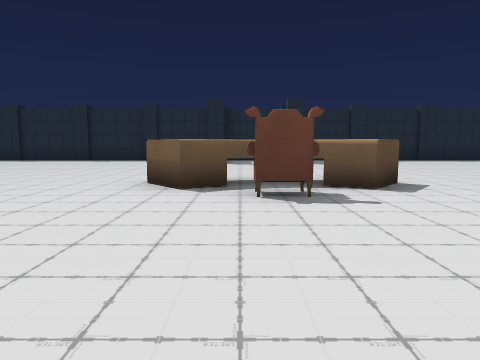
[1] (above)

18 first-person views from a walk through a scene from a Unity 3-D project. The camera is 1.2 m above the floor, tilts 6° down and sees 70° across. The floor is counted in squares, 2 m on a side. Each view is taken from the middle of a square. On the plan, view 1 faces up. The plan holds only what a view shows up to about 10 squares ahead; the rest is blank. The player is left out. Some animated figures are left out.

[2]
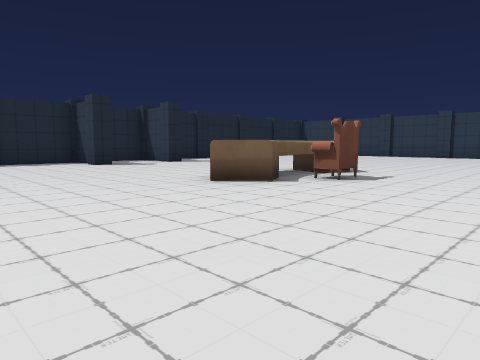

[3]
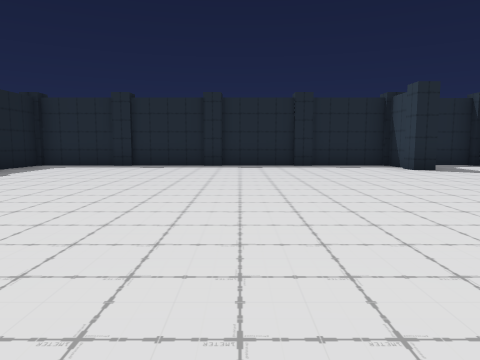

[4]
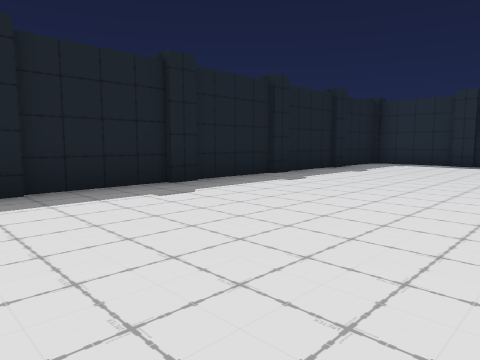

[5]
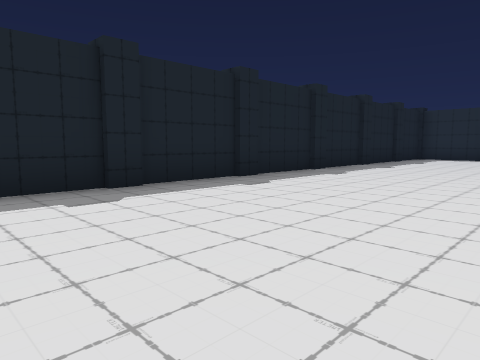

[6]
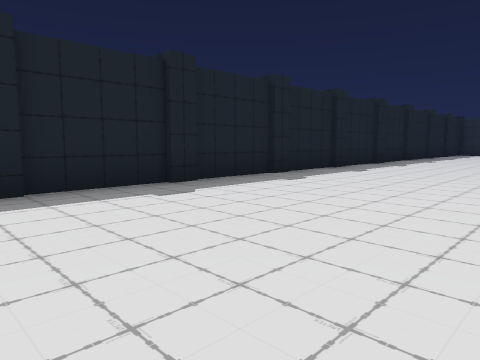

[7]
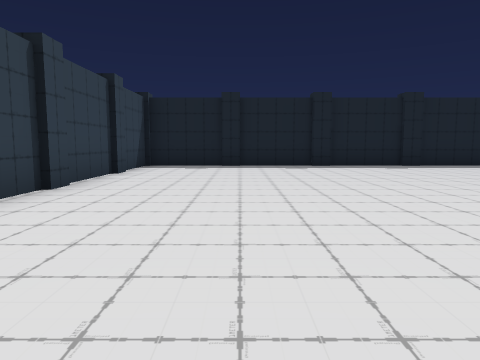

[8]
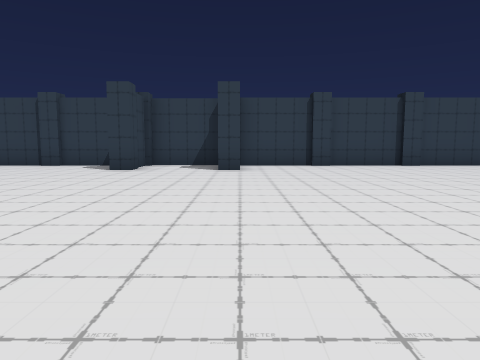

[9]
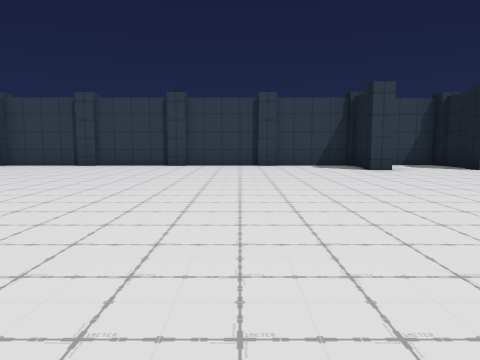

[10]
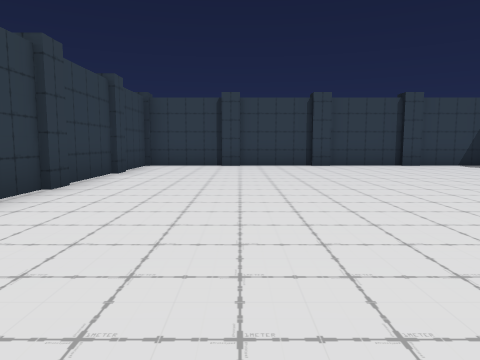

[11]
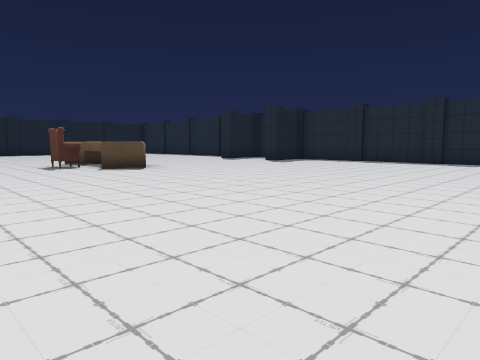

[12]
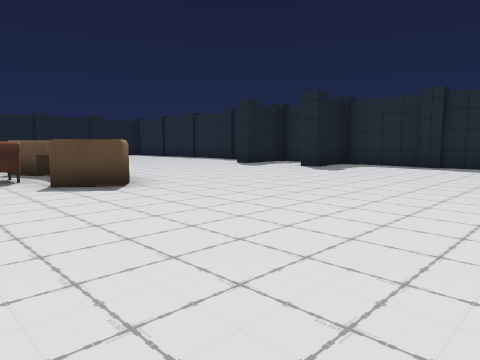

[13]
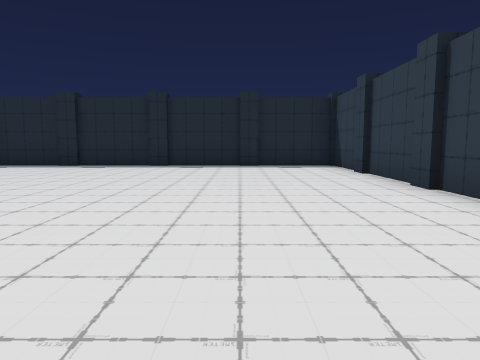

[14]
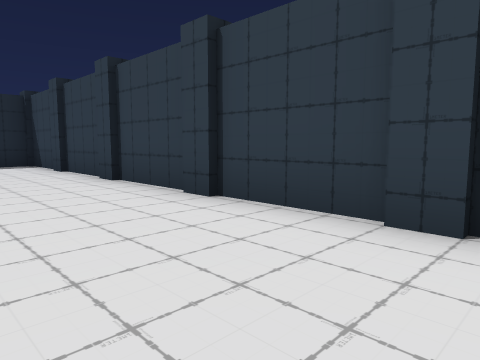

[15]
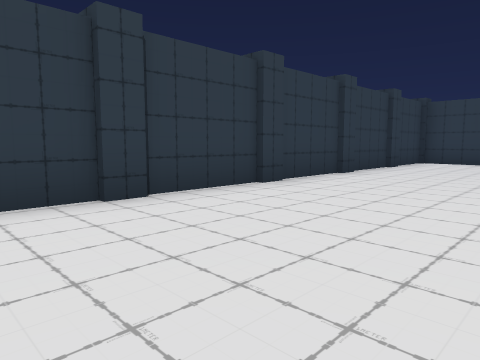

[16]
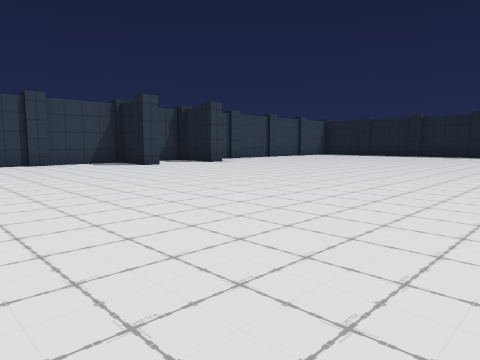

[17]
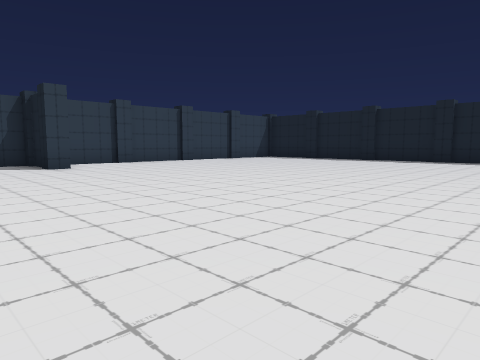

[18]
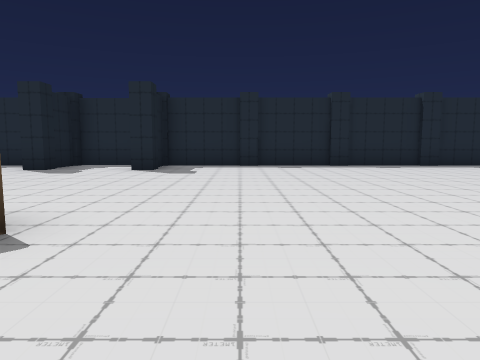

### Floor plan
Points are (right, up) in squares from view 1. A wall is a line through its corners. A room is listed if a view was taken in it or the views show most of it. See-through windows are left out.
Room 1 (views 1, 2, 3, 4, 5, 6, 7, 8, 9, 10, 11, 12, 13, 14, 15, 16, 17, 18)
walls: (-0.4, 10.9) (-1, 10.9) (-1, 11.4); (-1, 11.6) (-1, 12.6) (-10.6, 12.6) (-10.6, -9.6) (-1, -9.6); (-1.1, -7.9) (-0.6, -7.9) (-0.6, -9.8) (1.5, -9.8) (1.5, -8.8); (1.5, -8.4) (1.5, -7.9) (1.9, -7.9) (1.9, -9.6) (11.6, -9.6) (11.6, 12.6) (1.9, 12.6) (1.9, 10.9) (1.5, 10.9); (1.6, 12.6) (-0.6, 12.6) (-0.6, 10.9)
objects: other object (-1, 5) to (2, 6); other object (0, 4) to (1, 4)

Positions as (right, up) in squares from view 1, and headings:
1: (0, 0), facing up
2: (-5, 1), facing up-right
3: (-5, 3), facing up
4: (-6, 2), facing up-left
5: (-6, -2), facing up-left
6: (-6, -8), facing up-left
7: (-1, -7), facing left
8: (-1, 0), facing down
9: (5, 0), facing down
10: (9, 0), facing down
11: (10, 1), facing up-left
12: (7, 3), facing up-left
13: (9, 3), facing up
14: (9, 2), facing up-right
15: (8, 2), facing down-right
16: (7, 1), facing down-left
17: (2, 1), facing down-left
18: (4, 3), facing up
